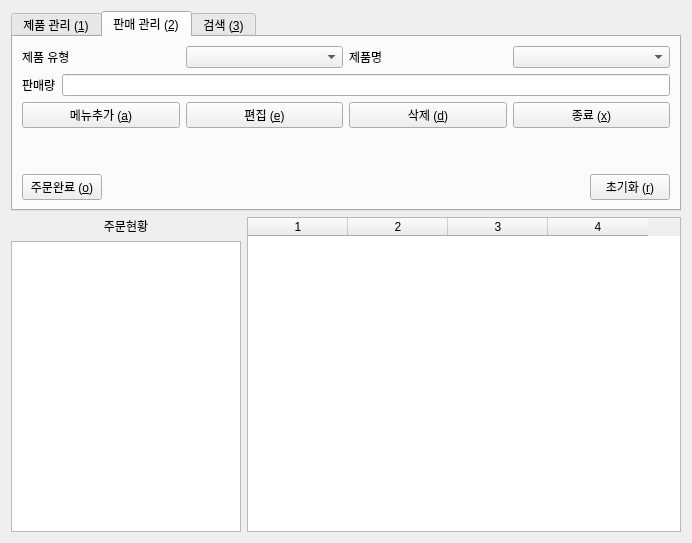
<?xml version="1.0" encoding="UTF-8"?>
<ui version="4.0">
 <class>Form</class>
 <widget class="QWidget" name="Form">
  <property name="geometry">
   <rect>
    <x>0</x>
    <y>0</y>
    <width>692</width>
    <height>543</height>
   </rect>
  </property>
  <property name="windowTitle">
   <string>sale_management_system</string>
  </property>
  <layout class="QGridLayout" name="gridLayout_4">
   <item row="0" column="0">
    <widget class="QTabWidget" name="tab_product">
     <property name="maximumSize">
      <size>
       <width>99999</width>
       <height>200</height>
      </size>
     </property>
     <property name="currentIndex">
      <number>1</number>
     </property>
     <widget class="QWidget" name="man_pro">
      <attribute name="title">
       <string>제품 관리 (&amp;1)</string>
      </attribute>
      <layout class="QVBoxLayout" name="verticalLayout_4">
       <item>
        <layout class="QHBoxLayout" name="horizontalLayout_19">
         <item>
          <layout class="QHBoxLayout" name="horizontalLayout_18">
           <item>
            <widget class="QLabel" name="lb_pro_name">
             <property name="text">
              <string>제품명    </string>
             </property>
            </widget>
           </item>
           <item>
            <widget class="QLineEdit" name="le_pro_name"/>
           </item>
          </layout>
         </item>
         <item>
          <layout class="QHBoxLayout" name="horizontalLayout_13">
           <item>
            <widget class="QLabel" name="lb_category">
             <property name="text">
              <string>종류</string>
             </property>
            </widget>
           </item>
           <item>
            <widget class="QComboBox" name="combo_menu"/>
           </item>
          </layout>
         </item>
        </layout>
       </item>
       <item>
        <layout class="QHBoxLayout" name="horizontalLayout_14">
         <item>
          <widget class="QLabel" name="lb_pro_code">
           <property name="text">
            <string>제품 코드</string>
           </property>
          </widget>
         </item>
         <item>
          <widget class="QLineEdit" name="le_pro_code"/>
         </item>
        </layout>
       </item>
       <item>
        <layout class="QHBoxLayout" name="horizontalLayout_17">
         <item>
          <widget class="QLabel" name="lb_pro_price">
           <property name="text">
            <string>제품 단가</string>
           </property>
          </widget>
         </item>
         <item>
          <widget class="QLineEdit" name="le_pro_price"/>
         </item>
        </layout>
       </item>
       <item>
        <layout class="QHBoxLayout" name="horizontalLayout_15">
         <item>
          <widget class="QLabel" name="lb_pro_margin">
           <property name="text">
            <string>마진율    </string>
           </property>
          </widget>
         </item>
         <item>
          <widget class="QLineEdit" name="le_pro_margin"/>
         </item>
        </layout>
       </item>
       <item>
        <layout class="QHBoxLayout" name="horizontalLayout_16">
         <item>
          <widget class="QPushButton" name="btn_insert_menu">
           <property name="text">
            <string>메뉴 등록 (&amp;i)</string>
           </property>
          </widget>
         </item>
         <item>
          <widget class="QPushButton" name="btn_edit_menu">
           <property name="text">
            <string>메뉴 편집 (&amp;e)</string>
           </property>
          </widget>
         </item>
         <item>
          <widget class="QPushButton" name="btn_ins_category">
           <property name="text">
            <string>종류 추가 (&amp;a)</string>
           </property>
          </widget>
         </item>
         <item>
          <widget class="QPushButton" name="btn_del_menu">
           <property name="text">
            <string>메뉴 제거 (&amp;d)</string>
           </property>
          </widget>
         </item>
        </layout>
       </item>
      </layout>
     </widget>
     <widget class="QWidget" name="man_sale">
      <attribute name="title">
       <string>판매 관리 (&amp;2)</string>
      </attribute>
      <layout class="QGridLayout" name="gridLayout">
       <item row="0" column="0">
        <layout class="QVBoxLayout" name="verticalLayout">
         <item>
          <layout class="QHBoxLayout" name="horizontalLayout_4">
           <item>
            <layout class="QHBoxLayout" name="horizontalLayout">
             <item>
              <widget class="QLabel" name="lbl_category">
               <property name="text">
                <string>제품 유형</string>
               </property>
              </widget>
             </item>
             <item>
              <widget class="QComboBox" name="combo_category"/>
             </item>
            </layout>
           </item>
           <item>
            <layout class="QHBoxLayout" name="horizontalLayout_2">
             <item>
              <widget class="QLabel" name="lbl_pro_name">
               <property name="text">
                <string>제품명</string>
               </property>
              </widget>
             </item>
             <item>
              <widget class="QComboBox" name="combo_pro_name"/>
             </item>
            </layout>
           </item>
          </layout>
         </item>
         <item>
          <layout class="QHBoxLayout" name="horizontalLayout_3">
           <item>
            <widget class="QLabel" name="lbl_salecount">
             <property name="text">
              <string>판매량</string>
             </property>
            </widget>
           </item>
           <item>
            <widget class="QLineEdit" name="le_salecnt"/>
           </item>
          </layout>
         </item>
        </layout>
       </item>
       <item row="1" column="0">
        <layout class="QHBoxLayout" name="horizontalLayout_5">
         <item>
          <widget class="QPushButton" name="btn_insert">
           <property name="text">
            <string>메뉴추가 (&amp;a)</string>
           </property>
          </widget>
         </item>
         <item>
          <widget class="QPushButton" name="btn_edit">
           <property name="text">
            <string>편집 (&amp;e)</string>
           </property>
          </widget>
         </item>
         <item>
          <widget class="QPushButton" name="btn_delete">
           <property name="text">
            <string>삭제 (&amp;d)</string>
           </property>
          </widget>
         </item>
         <item>
          <widget class="QPushButton" name="btn_exit">
           <property name="text">
            <string>종료 (&amp;x)</string>
           </property>
          </widget>
         </item>
        </layout>
       </item>
       <item row="3" column="0">
        <layout class="QHBoxLayout" name="horizontalLayout_20">
         <item>
          <widget class="QPushButton" name="btn_ok">
           <property name="text">
            <string>주문완료 (&amp;o)</string>
           </property>
          </widget>
         </item>
         <item>
          <spacer name="horizontalSpacer">
           <property name="orientation">
            <enum>Qt::Horizontal</enum>
           </property>
           <property name="sizeHint" stdset="0">
            <size>
             <width>40</width>
             <height>20</height>
            </size>
           </property>
          </spacer>
         </item>
         <item>
          <widget class="QPushButton" name="btn_reset">
           <property name="text">
            <string>초기화 (&amp;r)</string>
           </property>
          </widget>
         </item>
        </layout>
       </item>
       <item row="2" column="0">
        <spacer name="verticalSpacer_2">
         <property name="orientation">
          <enum>Qt::Vertical</enum>
         </property>
         <property name="sizeHint" stdset="0">
          <size>
           <width>20</width>
           <height>40</height>
          </size>
         </property>
        </spacer>
       </item>
      </layout>
     </widget>
     <widget class="QWidget" name="sel_history">
      <attribute name="title">
       <string>검색 (&amp;3)</string>
      </attribute>
      <layout class="QGridLayout" name="gridLayout_3">
       <item row="2" column="0">
        <layout class="QHBoxLayout" name="horizontalLayout_7">
         <item>
          <widget class="QPushButton" name="btn_select">
           <property name="text">
            <string>검색 (&amp;s)</string>
           </property>
          </widget>
         </item>
         <item>
          <spacer name="horizontalSpacer_2">
           <property name="orientation">
            <enum>Qt::Horizontal</enum>
           </property>
           <property name="sizeHint" stdset="0">
            <size>
             <width>40</width>
             <height>20</height>
            </size>
           </property>
          </spacer>
         </item>
         <item>
          <widget class="QPushButton" name="btn_init">
           <property name="text">
            <string>검색 초기화 (&amp;i)</string>
           </property>
          </widget>
         </item>
        </layout>
       </item>
       <item row="0" column="0">
        <layout class="QVBoxLayout" name="verticalLayout_3">
         <item>
          <layout class="QHBoxLayout" name="horizontalLayout_6">
           <item>
            <widget class="QLabel" name="lbl_pro_name_2">
             <property name="text">
              <string>제품명   </string>
             </property>
            </widget>
           </item>
           <item>
            <widget class="QComboBox" name="combo_sel_pro"/>
           </item>
          </layout>
         </item>
         <item>
          <layout class="QHBoxLayout" name="horizontalLayout_10">
           <item>
            <widget class="QLabel" name="label_7">
             <property name="text">
              <string>가격       </string>
             </property>
            </widget>
           </item>
           <item>
            <layout class="QHBoxLayout" name="horizontalLayout_8">
             <item>
              <widget class="QLineEdit" name="le_min_price">
               <property name="text">
                <string>0</string>
               </property>
               <property name="alignment">
                <set>Qt::AlignRight|Qt::AlignTrailing|Qt::AlignVCenter</set>
               </property>
              </widget>
             </item>
             <item>
              <widget class="QLabel" name="label_11">
               <property name="text">
                <string>원</string>
               </property>
              </widget>
             </item>
             <item>
              <widget class="QLabel" name="label_8">
               <property name="text">
                <string>~</string>
               </property>
              </widget>
             </item>
             <item>
              <widget class="QLineEdit" name="le_max_price">
               <property name="text">
                <string/>
               </property>
               <property name="alignment">
                <set>Qt::AlignRight|Qt::AlignTrailing|Qt::AlignVCenter</set>
               </property>
              </widget>
             </item>
             <item>
              <widget class="QLabel" name="label_12">
               <property name="text">
                <string>원</string>
               </property>
              </widget>
             </item>
            </layout>
           </item>
          </layout>
         </item>
         <item>
          <layout class="QHBoxLayout" name="horizontalLayout_11">
           <item>
            <layout class="QHBoxLayout" name="horizontalLayout_9">
             <item>
              <widget class="QLabel" name="lbl_time">
               <property name="text">
                <string>시간       </string>
               </property>
              </widget>
             </item>
             <item>
              <widget class="QLineEdit" name="le_min_date_y"/>
             </item>
             <item>
              <widget class="QLabel" name="label_2">
               <property name="text">
                <string>년</string>
               </property>
              </widget>
             </item>
             <item>
              <widget class="QLineEdit" name="le_min_date_m"/>
             </item>
             <item>
              <widget class="QLabel" name="label_3">
               <property name="text">
                <string>월</string>
               </property>
              </widget>
             </item>
             <item>
              <widget class="QLineEdit" name="le_min_date_d"/>
             </item>
             <item>
              <widget class="QLabel" name="label_4">
               <property name="text">
                <string>일</string>
               </property>
              </widget>
             </item>
             <item>
              <widget class="QLabel" name="label_9">
               <property name="text">
                <string>~</string>
               </property>
              </widget>
             </item>
             <item>
              <widget class="QLineEdit" name="le_max_date_y"/>
             </item>
             <item>
              <widget class="QLabel" name="label_5">
               <property name="text">
                <string>년</string>
               </property>
              </widget>
             </item>
             <item>
              <widget class="QLineEdit" name="le_max_date_m"/>
             </item>
             <item>
              <widget class="QLabel" name="label_6">
               <property name="text">
                <string>월</string>
               </property>
              </widget>
             </item>
             <item>
              <widget class="QLineEdit" name="le_max_date_d"/>
             </item>
             <item>
              <widget class="QLabel" name="label_10">
               <property name="text">
                <string>일</string>
               </property>
              </widget>
             </item>
            </layout>
           </item>
          </layout>
         </item>
        </layout>
       </item>
       <item row="1" column="0">
        <spacer name="verticalSpacer">
         <property name="orientation">
          <enum>Qt::Vertical</enum>
         </property>
         <property name="sizeHint" stdset="0">
          <size>
           <width>20</width>
           <height>40</height>
          </size>
         </property>
        </spacer>
       </item>
      </layout>
     </widget>
    </widget>
   </item>
   <item row="1" column="0">
    <layout class="QGridLayout" name="gridLayout_2">
     <item row="0" column="0">
      <widget class="QLabel" name="lb_order">
       <property name="text">
        <string>주문현황</string>
       </property>
       <property name="alignment">
        <set>Qt::AlignCenter</set>
       </property>
      </widget>
     </item>
     <item row="0" column="1" rowspan="2">
      <layout class="QVBoxLayout" name="verticalLayout_5">
       <item>
        <widget class="QTableWidget" name="table_sale">
         <property name="columnCount">
          <number>4</number>
         </property>
         <column/>
         <column/>
         <column/>
         <column/>
        </widget>
       </item>
      </layout>
     </item>
     <item row="1" column="0">
      <widget class="QTableWidget" name="table_order">
       <property name="maximumSize">
        <size>
         <width>230</width>
         <height>16777215</height>
        </size>
       </property>
      </widget>
     </item>
    </layout>
   </item>
  </layout>
 </widget>
 <resources/>
 <connections/>
</ui>
